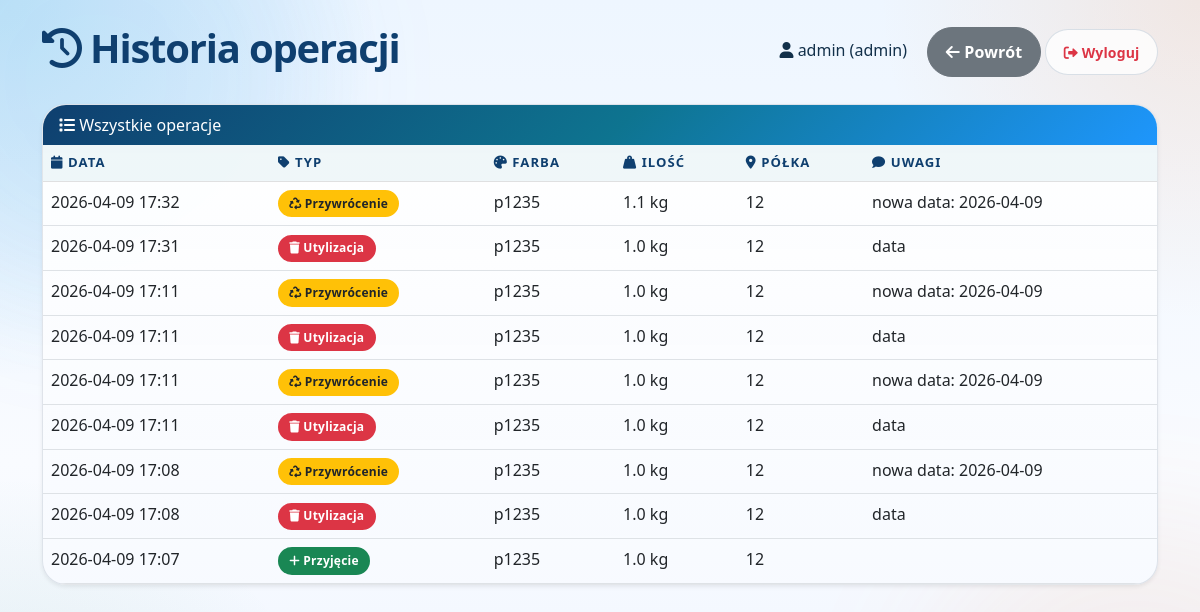
Screenshot of /historia (signed in) with the database file from the repository.
### tables this page shows
CREATE TABLE operacje (
            id INTEGER PRIMARY KEY AUTOINCREMENT,
            data TEXT NOT NULL,
            typ TEXT NOT NULL,  -- przyjecie, wydanie, zwrot, utylizacja
            farba TEXT NOT NULL,
            ilosc TEXT NOT NULL,
            polka TEXT,
            uwagi TEXT,
            farba_id INTEGER
        );

### routers/magazyn.py (the view)
@router.get("/historia")
def historia(request: Request, user=Depends(require_auth), conn=Depends(get_db)):
    cur = conn.cursor()
    cur.execute("SELECT * FROM operacje ORDER BY id DESC")
    operacje = cur.fetchall()
    return render_template("historia.html", {
        "operacje": operacje,
        "user": {"username": user["username"], "role": user["role"]},
    })

### templates/historia.html (shortened to what this page needs)
<!DOCTYPE html>
<html lang="pl">
<head>
    <link href="https://cdn.jsdelivr.net/npm/bootstrap@5.3.0/dist/css/bootstrap.min.css" rel="stylesheet">
    <link rel="stylesheet" href="https://cdnjs.cloudflare.com/ajax/libs/font-awesome/6.0.0/css/all.min.css">
    <link rel="stylesheet" href="/static/app-modern.css">
</head>
<body class="bg-light">
<div class="container mt-4">
    <div class="d-flex justify-content-between align-items-center mb-4">
        <h1><i class="fas fa-history"></i> Historia operacji</h1>
        <div>
            <span class="me-3"><i class="fas fa-user"></i> {{ user.username }} ({{ user.role }})</span>
            <a href="/magazyn" class="btn btn-secondary"><i class="fas fa-arrow-left"></i> Powrót</a>
            <a href="/logout" class="btn btn-outline-danger btn-sm"><i class="fas fa-sign-out-alt"></i> Wyloguj</a>
        </div>
    </div>
    <div class="card shadow-sm">
        <div class="card-header bg-primary text-white"><i class="fas fa-list"></i> Wszystkie operacje</div>
        <div class="card-body p-0">
            <div class="table-responsive">
                <table class="table table-hover mb-0">
                    <thead class="table-light">
                        <tr>
                            <th><i class="fas fa-calendar"></i> Data</th>
                            <th><i class="fas fa-tag"></i> Typ</th>
                            <th><i class="fas fa-palette"></i> Farba</th>
                            <th><i class="fas fa-weight-hanging"></i> Ilość</th>
                            <th><i class="fas fa-map-marker-alt"></i> Półka</th>
                            <th><i class="fas fa-comment"></i> Uwagi</th>
                        </tr>
                    </thead>
                    <tbody>
                        {% for op in operacje %}
                        <tr>
                            <td>{{ op.data }}</td>
                            <td>
                                {% if op.typ == 'przyjęcie' %}
                                    <span class="badge bg-success"><i class="fas fa-plus"></i> Przyjęcie</span>
                                {% elif op.typ == 'wydanie' %}
                                    <span class="badge bg-primary"><i class="fas fa-download"></i> Wydanie</span>
                                {% elif op.typ == 'zwrot' %}
                                    <span class="badge bg-info text-dark"><i class="fas fa-undo-alt"></i> Zwrot</span>
                                {% elif op.typ == 'utylizacja' %}
                                    <span class="badge bg-danger"><i class="fas fa-trash"></i> Utylizacja</span>
                                {% elif op.typ == 'przywrócenie' %}
                                    <span class="badge bg-warning text-dark"><i class="fas fa-recycle"></i> Przywrócenie</span>
                                {% else %}
                                    {{ op.typ }}
                                {% endif %}
                            </td>
                            <td>{{ op.farba }}</td>
                            <td>{{ op.ilosc }} kg</td>
                            <td>{{ op.polka }}</td>
                            <td>{{ op.uwagi }}</td>
                        </tr>
                        {% else %}
                        <tr><td colspan="6" class="text-center">Brak operacji</td></tr>
                        {% endfor %}
                    </tbody>
                </table>
            </div>
        </div>
    </div>
</div>
</body>
</html>

### static/app-modern.css (style rules this page uses)
:root { --app-bg: #f3f8ff; --app-surface: rgba(255, 255, 255, 0.9); --app-surface-strong: #ffffff; --app-border: rgba(29, 53, 87, 0.12); --app-text: #12304a; --app-text-soft: #59708a; --app-primary: #0e7490; --app-primary-strong: #0f3f6f; --app-accent: #ff8a3d; --app-accent-strong: #ff5f45; --app-success: #198754; --app-warning: #f4b740; --app-danger: #d9534f; --app-info: #3d9cf5; --app-shadow: 0 18px 40px rgba(15, 63, 111, 0.12); --app-shadow-soft: 0 8px 22px rgba(15, 63, 111, 0.08); --app-radius-lg: 24px; --app-radius-md: 18px; --app-radius-sm: 12px; }
body { min-height: 100vh; color: var(--app-text); }
body.bg-light { background: radial-gradient(circle at top left, rgba(18, 159, 215, 0.18), transparent 26%), radial-gradient(circle at top right, rgba(255, 138, 61, 0.14), transparent 22%), radial-gradient(circle at bottom left, rgba(25, 135, 84, 0.10), transparent 24%), linear-gradient(180deg, #eef6ff 0%, #f9fbff 56%, #edf4ff 100%); background-attachment: fixed; }
body.bg-light::before, body.bg-light::after { content: ""; position: fixed; inset: auto; width: 28rem; height: 28rem; border-radius: 50%; filter: blur(70px); opacity: 0.35; pointer-events: none; z-index: 0; }
body.bg-light::before { top: -9rem; left: -8rem; background: rgba(61, 156, 245, 0.28); }
body.bg-light::after { right: -10rem; bottom: -9rem; background: rgba(255, 138, 61, 0.24); }
.container, .container-fluid { position: relative; z-index: 1; }
h1, h2, h3, h4, h5, h6, .display-4, .display-5, .display-6 { color: var(--app-primary-strong); font-weight: 800; letter-spacing: -0.03em; }
.card { background: linear-gradient(180deg, rgba(255,255,255,0.98), rgba(247,250,255,0.96)); border: 1px solid var(--app-border); border-radius: var(--app-radius-lg); box-shadow: var(--app-shadow-soft); overflow: hidden; transition: transform 0.22s ease, box-shadow 0.22s ease, border-color 0.22s ease; }
.card-header { border-bottom: 1px solid rgba(29, 53, 87, 0.08); background: linear-gradient(135deg, rgba(14, 116, 144, 0.1), rgba(61, 156, 245, 0.08)); }
.card-header.bg-dark, .card-header.bg-primary, .card-header.bg-success, .card-header.bg-info, .card-header.bg-warning, .card-header.bg-danger, .card-header.text-white { border-bottom: none; color: #fff !important; background: linear-gradient(135deg, #0f3f6f 0%, #0e7490 52%, #1e96fc 100%) !important; }
.btn { border-radius: 999px; font-weight: 700; letter-spacing: 0.01em; padding: 0.72rem 1.1rem; border-width: 1px; transition: transform 0.2s ease, box-shadow 0.2s ease, background-color 0.2s ease; }
.btn-outline-primary, .btn-outline-secondary, .btn-outline-success, .btn-outline-danger, .btn-outline-warning, .btn-outline-info, .btn-outline-dark { border-color: rgba(15, 63, 111, 0.15); background: rgba(255,255,255,0.78); }
.badge { border-radius: 999px; padding: 0.48rem 0.7rem; font-weight: 700; letter-spacing: 0.02em; }
.table { --bs-table-bg: transparent; --bs-table-striped-bg: rgba(14, 116, 144, 0.035); --bs-table-hover-bg: rgba(61, 156, 245, 0.08); margin-bottom: 0; }
.table thead th { color: var(--app-primary-strong); font-size: 0.82rem; text-transform: uppercase; letter-spacing: 0.08em; border-bottom-width: 1px; }
.table-light { --bs-table-bg: rgba(14, 116, 144, 0.06); }

### rows the page displays
operacje: data "2026-04-09 17:32", typ "przywrócenie" (drawn), farba "p1235", ilosc "1.1", polka "12", uwagi "nowa data: 2026-04-09"
operacje: data "2026-04-09 17:31", typ "utylizacja" (drawn), farba "p1235", ilosc "1.0", polka "12", uwagi "data"
operacje: data "2026-04-09 17:11", typ "przywrócenie" (drawn), farba "p1235", ilosc "1.0", polka "12", uwagi "nowa data: 2026-04-09"
operacje: data "2026-04-09 17:11", typ "utylizacja" (drawn), farba "p1235", ilosc "1.0", polka "12", uwagi "data"
operacje: data "2026-04-09 17:11", typ "przywrócenie" (drawn), farba "p1235", ilosc "1.0", polka "12", uwagi "nowa data: 2026-04-09"
operacje: data "2026-04-09 17:11", typ "utylizacja" (drawn), farba "p1235", ilosc "1.0", polka "12", uwagi "data"
operacje: data "2026-04-09 17:08", typ "przywrócenie" (drawn), farba "p1235", ilosc "1.0", polka "12", uwagi "nowa data: 2026-04-09"
operacje: data "2026-04-09 17:08", typ "utylizacja" (drawn), farba "p1235", ilosc "1.0", polka "12", uwagi "data"
operacje: data "2026-04-09 17:07", typ "przyjęcie" (drawn), farba "p1235", ilosc "1.0", polka "12"

### other values shown
{{ user.username }} "admin"
{{ user.role }} "admin"
